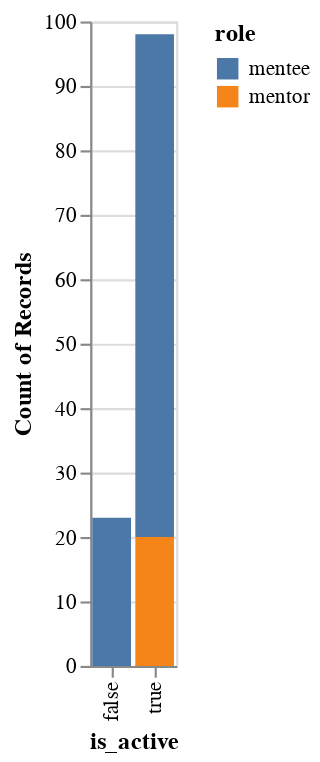

The notebook cell this image was saved under:
### Code cell
activity_vis

### Figure 1 — Vega-Lite specification as saved in the notebook (floating-point values rounded to 4 significant figures)
{"config": {"view": {"continuousWidth": 400, "continuousHeight": 300}}, "data": {"name": "data-89685e58a05d7fe1ec0c948e85c5a492"}, "mark": "bar", "encoding": {"color": {"field": "role", "type": "nominal"}, "x": {"field": "is_active", "type": "nominal"}, "y": {"aggregate": "count", "field": "is_active", "type": "nominal"}}, "$schema": "https://vega.github.io/schema/vega-lite/v4.17.0.json", "datasets": {"data-89685e58a05d7fe1ec0c948e85c5a492": [{"role": "mentee", "is_active": true}, {"role": "mentee", "is_active": true}, {"role": "mentee", "is_active": true}, {"role": "mentee", "is_active": true}, {"role": "mentee", "is_active": false}, {"role": "mentee", "is_active": true}, {"role": "mentee", "is_active": false}, {"role": "mentee", "is_active": true}, {"role": "mentee", "is_active": true}, {"role": "mentee", "is_active": false}, {"role": "mentee", "is_active": true}, {"role": "mentee", "is_active": false}, {"role": "mentee", "is_active": true}, {"role": "mentee", "is_active": true}, {"role": "mentee", "is_active": true}, {"role": "mentee", "is_active": true}, {"role": "mentee", "is_active": true}, {"role": "mentee", "is_active": true}, {"role": "mentee", "is_active": true}, {"role": "mentee", "is_active": true}, {"role": "mentee", "is_active": false}, {"role": "mentee", "is_active": true}, {"role": "mentee", "is_active": false}, {"role": "mentee", "is_active": true}, {"role": "mentee", "is_active": true}, {"role": "mentee", "is_active": false}, {"role": "mentee", "is_active": true}, {"role": "mentee", "is_active": true}, {"role": "mentee", "is_active": true}, {"role": "mentee", "is_active": false}, {"role": "mentee", "is_active": true}, {"role": "mentee", "is_active": true}, {"role": "mentee", "is_active": false}, {"role": "mentee", "is_active": true}, {"role": "mentee", "is_active": false}, {"role": "mentee", "is_active": true}, {"role": "mentee", "is_active": false}, {"role": "mentee", "is_active": true}, {"role": "mentee", "is_active": true}, {"role": "mentee", "is_active": true}, {"role": "mentee", "is_active": true}, {"role": "mentee", "is_active": false}, {"role": "mentee", "is_active": true}, {"role": "mentee", "is_active": true}, {"role": "mentee", "is_active": true}, {"role": "mentee", "is_active": true}, {"role": "mentee", "is_active": true}, {"role": "mentee", "is_active": true}, {"role": "mentee", "is_active": true}, {"role": "mentee", "is_active": true}, {"role": "mentee", "is_active": false}, {"role": "mentee", "is_active": true}, {"role": "mentee", "is_active": true}, {"role": "mentee", "is_active": true}, {"role": "mentee", "is_active": false}, {"role": "mentee", "is_active": true}, {"role": "mentee", "is_active": true}, {"role": "mentee", "is_active": true}, {"role": "mentee", "is_active": true}, {"role": "mentee", "is_active": true}, {"role": "mentee", "is_active": false}, {"role": "mentee", "is_active": true}, {"role": "mentee", "is_active": true}, {"role": "mentee", "is_active": false}, {"role": "mentee", "is_active": true}, {"role": "mentee", "is_active": true}, {"role": "mentee", "is_active": true}, {"role": "mentee", "is_active": false}, {"role": "mentee", "is_active": true}, {"role": "mentee", "is_active": true}, {"role": "mentee", "is_active": true}, {"role": "mentee", "is_active": false}, {"role": "mentee", "is_active": true}, {"role": "mentee", "is_active": true}, {"role": "mentee", "is_active": false}, {"role": "mentee", "is_active": true}, {"role": "mentee", "is_active": true}, {"role": "mentee", "is_active": true}, {"role": "mentee", "is_active": true}, {"role": "mentee", "is_active": true}, {"role": "mentee", "is_active": true}, {"role": "mentee", "is_active": true}, {"role": "mentee", "is_active": false}, {"role": "mentee", "is_active": true}, {"role": "mentee", "is_active": true}, {"role": "mentee", "is_active": false}, {"role": "mentee", "is_active": true}, {"role": "mentee", "is_active": true}, {"role": "mentee", "is_active": true}, {"role": "mentee", "is_active": true}, {"role": "mentee", "is_active": true}, {"role": "mentee", "is_active": true}, {"role": "mentee", "is_active": true}, {"role": "mentee", "is_active": true}, {"role": "mentee", "is_active": false}, {"role": "mentee", "is_active": true}, {"role": "mentee", "is_active": true}, {"role": "mentee", "is_active": true}, {"role": "mentee", "is_active": true}, {"role": "mentee", "is_active": false}, {"role": "mentee", "is_active": true}, {"role": "mentor", "is_active": true}, {"role": "mentor", "is_active": true}, {"role": "mentor", "is_active": true}, {"role": "mentor", "is_active": true}, {"role": "mentor", "is_active": true}, {"role": "mentor", "is_active": true}, {"role": "mentor", "is_active": true}, {"role": "mentor", "is_active": true}, {"role": "mentor", "is_active": true}, {"role": "mentor", "is_active": true}, {"role": "mentor", "is_active": true}, {"role": "mentor", "is_active": true}, {"role": "mentor", "is_active": true}, {"role": "mentor", "is_active": true}, {"role": "mentor", "is_active": true}, {"role": "mentor", "is_active": true}, {"role": "mentor", "is_active": true}, {"role": "mentor", "is_active": true}, {"role": "mentor", "is_active": true}, {"role": "mentor", "is_active": true}]}}
